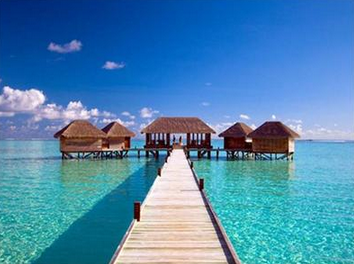
//> input picture scenery.png, 354 x 264 px
$ ./14.Edge_Detection_Very_good_   (built with g++ and OpenCV 4)
//> lines starting //> are read from the running program, lines starting //| are printed output that depends on the picture; after the words box and inside, x2 and y2 are one past the last pixel; in counts of white or black regions, pixels touching at a corner belong together
//First order method for edge detection

#include "opencv2/imgproc/imgproc.hpp"
#include "opencv2/highgui/highgui.hpp"
#include <cmath>
using namespace cv;
using namespace std;       // Sobel filter has to be applied on seperate image.

int main(){

        int threshold = 20;
        float Xval = 0,Yval = 0;    //Xval is the sum of the vertical elements next to centre after multiplying with array
        int x=0,y=0;
        int Lx[3] = {-1,0,1};
        int Ly[3] = {1,0,-1};
        double L=0;

        Mat var1 = imread("scenery.png", 1);  // Original Image
//> var1 is the input picture: 264 rows x 354 cols, CV_8UC3; mean B, G, R 176.3, 135.6, 76
        Mat gray(var1.rows, var1.cols, CV_8UC1, Scalar(0));
        Mat final(var1.rows, var1.cols, CV_8UC1, Scalar(0));  //final image

        cvtColor(var1, gray, CV_RGB2GRAY);
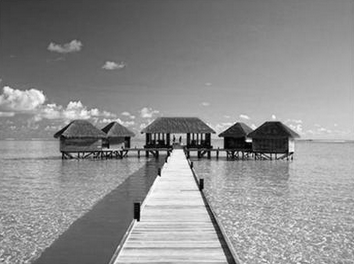
//> gray: 264 rows x 354 cols, CV_8UC1; min 0, max 255, mean 140.9

        namedWindow("Edges", WINDOW_AUTOSIZE);
        createTrackbar("Edge", "Edges",&threshold ,255);

    while(1){
        for(int i=1 ; i < (var1.rows-1) ; i++){
                for(int j=1 ; j < (var1.cols-1) ; j++)
                {
                        for( x = j-1; x < j+2 ; x++)
                        {
                                Xval = Xval + (gray.at<uchar>(i,x) * Lx[x-j+1])/2;
                        }
                        for( y= i-1; y<i+2; y++)
                        {
                            Yval = Yval + (gray.at<uchar>(y,j) * Ly[y-i+1])/2;
                        }

                        L = sqrt(double(Xval*Xval) + double(Yval*Yval));
                            if(L > threshold)
                                final.at<uchar>(i,j) = 255 ;
                            else
                                final.at<uchar>(i,j) = 0;
                        Xval = 0;
                        Yval = 0;
                        //var1.at<Vec3b>(i+1,j+1)[a] = sum/16 ;
                        //sum=0;
                }
        }
//> this loop made 262 passes
//> L on passes 1 to 3: 3, 1.41, 2.24
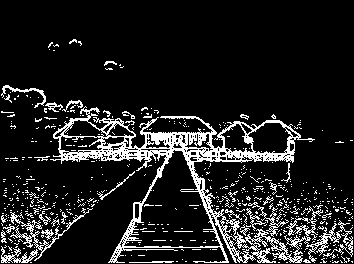
//> final: 264 rows x 354 cols, CV_8UC1; 12.6% white in thin lines or dots, all inside (x1, y1, x2, y2) = (1, 39, 353, 263)
//> after the loop, Xval = 0; Yval = 0; L = 24.76

        namedWindow("Original",WINDOW_AUTOSIZE);
        imshow("Original", var1);
        namedWindow("gray image", WINDOW_AUTOSIZE);
        imshow("gray image", gray);
        namedWindow("Edges", WINDOW_AUTOSIZE);
        imshow("Edges", final);

        waitKey(100);
    }
        return 0;
}

$ run again, with color.jpg saved as scenery.png
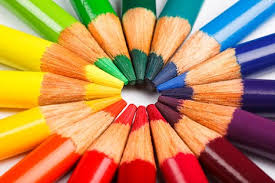
//> input picture color.jpg, 275 x 183 px
//> var1 is the input picture: 183 rows x 275 cols, CV_8UC3; mean B, G, R 87, 135.4, 184.4
//> `cvtColor(var1, gray, CV_RGB2GRAY);`:
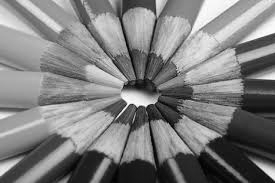
//> gray: 183 rows x 275 cols, CV_8UC1; min 1, max 255, mean 126.5
//> the loop `for(int i=1 ; i < (var1.rows-1) ; i++)` made 181 passes
//> L on passes 1 to 3: 5.1, 27.46, 30
//> after the loop `for(int i=1 ; i < (var1.rows-1) ; i++)`:
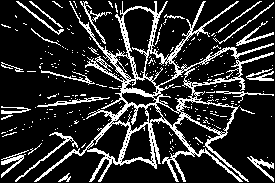
//> final: 183 rows x 275 cols, CV_8UC1; 17.9% white in thin lines or dots
//> after the loop `for(int i=1 ; i < (var1.rows-1) ; i++)`: Xval = 0; L = 39.82
